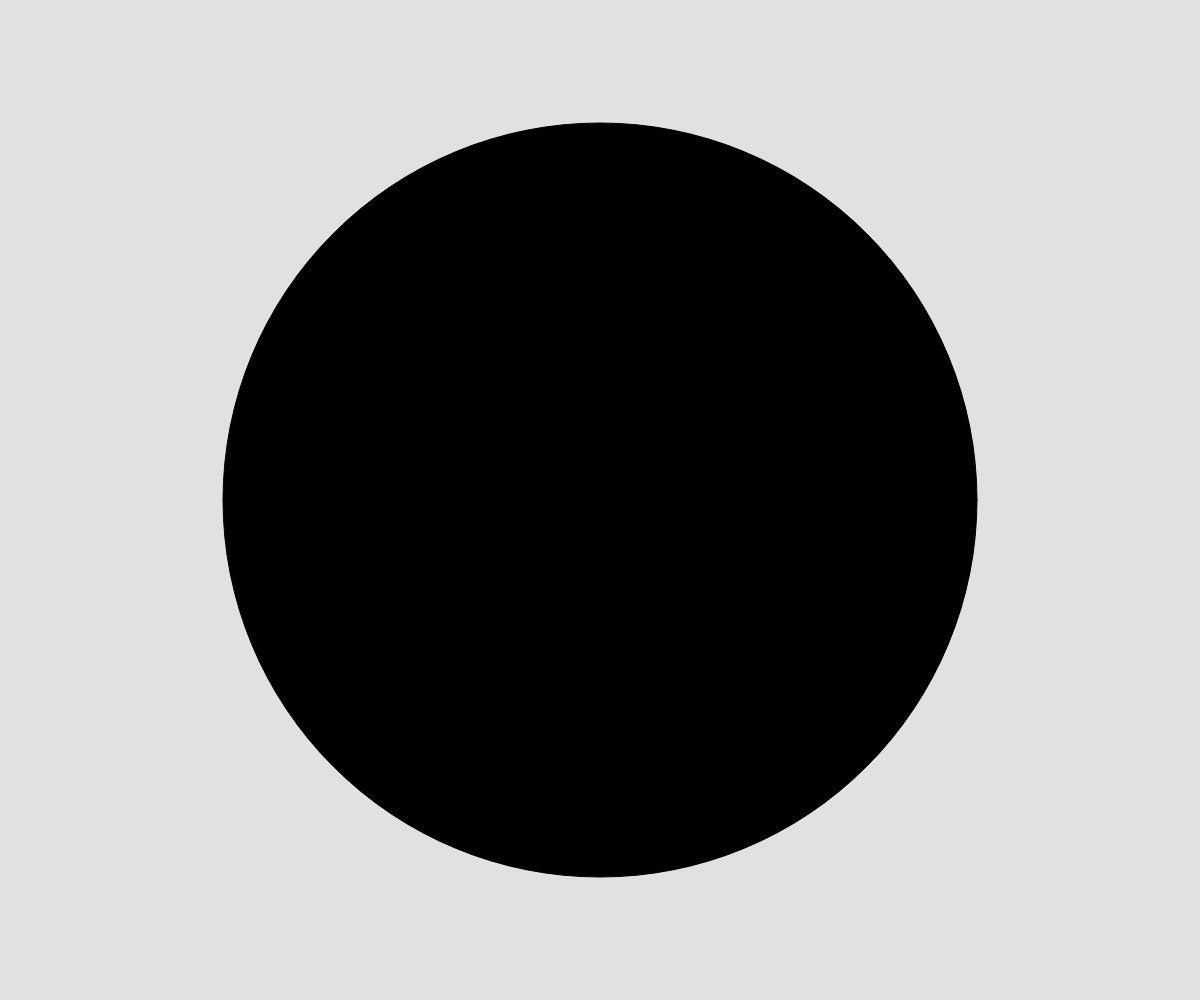
Frame 1 (no input)
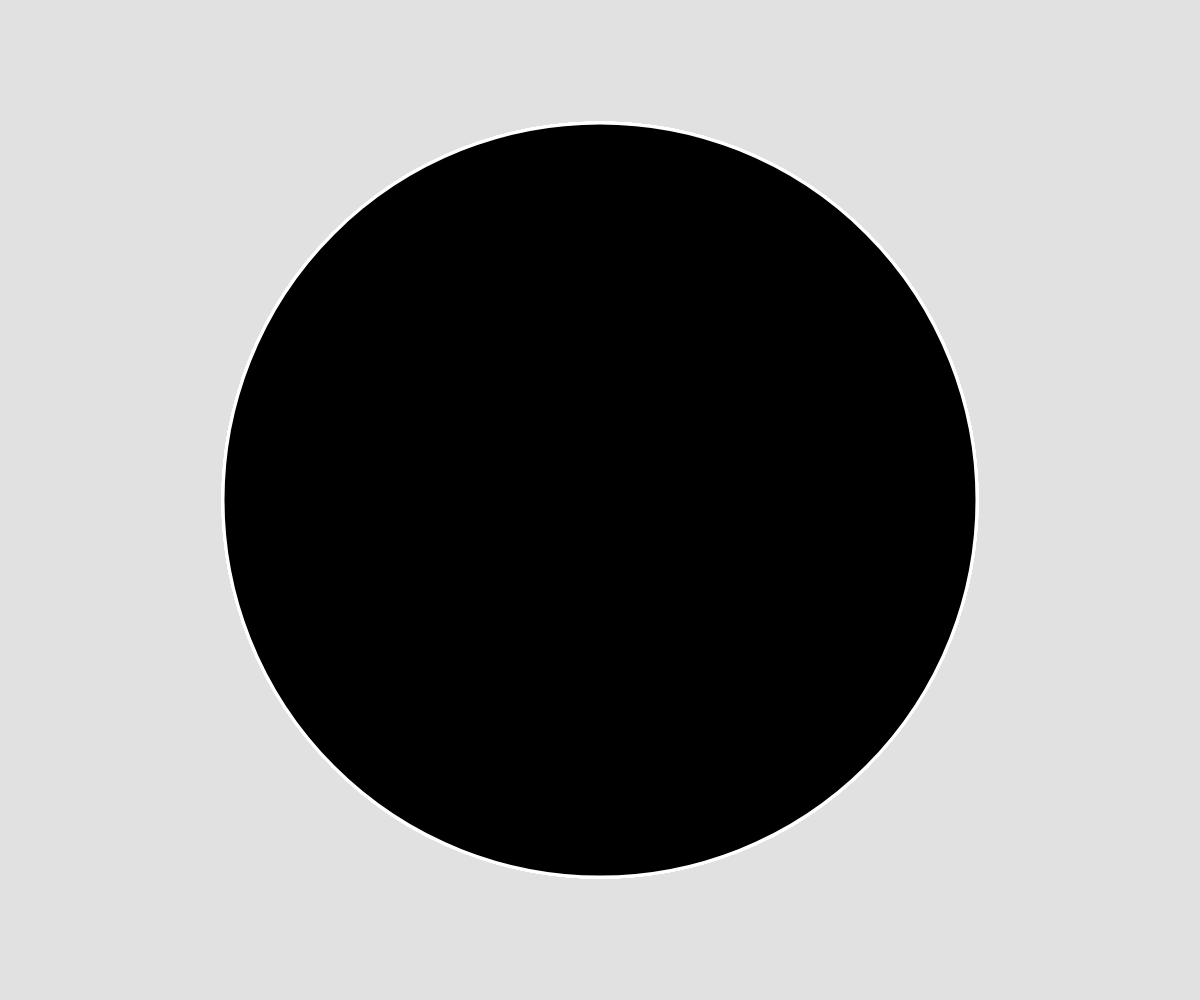
Frame 60 (no input)
Frame 120 (the mouse pressed at the canvas centre since frame 60): identical to frame 60, image omitted

The p5.js sketch that drew these frames (run headless with seeded random() and noise() and a simulated clock; from frame 60 on, the mouse is pressed at the canvas centre):

// p5.js sketch
// ── sketch.js
let motion = false;
let ios = false;

if(typeof DeviceMotionEvent.requestPermission === 'function')
  document.body.addEventListener('click', function(){
    DeviceMotionEvent.requestPermission()
    .then(function(){
      console.log('DeviceMotionEvent enabled');
      motion=true;
      ios= true
    })
    .catch(function(error){
      console.warn('DeviceMotionEvent not enabled', error);
    })
  })

function setup() {
  createCanvas(windowWidth,windowHeight);
  background(225);
}

function draw(){
  fill(rotationX, rotationY, rotationZ);
  
  let zMotion = round(width/5*abs(radians(rotationZ)-PI))
  let yMotion = round(height/2+rotationX * 10)
  let xMotion = round(width/2+rotationY * 10)
  
  circle(xMotion, yMotion, zMotion);
  stroke("white");
  strokeWeight(3);  
}
